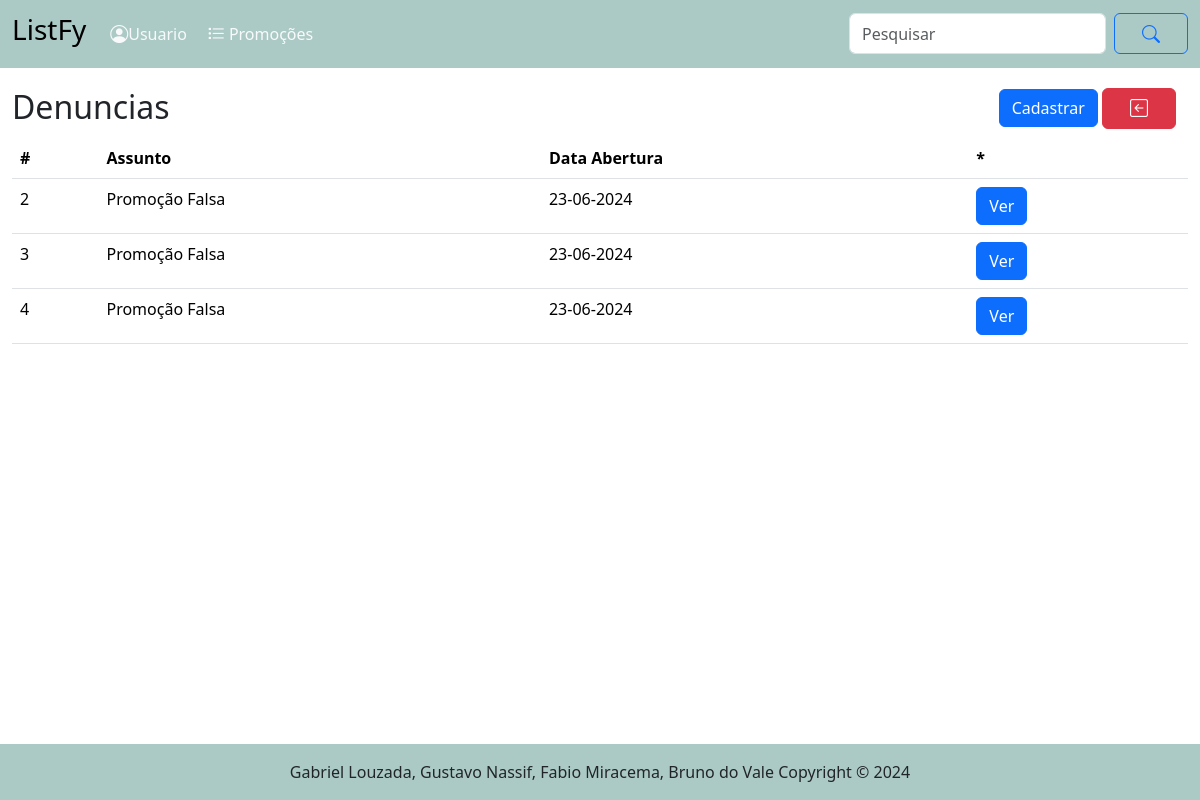
Page /denuncia/ on the committed database.
### tables this page shows
CREATE TABLE "denuncia" (
	"id_denuncia"	INTEGER,
	"id_usuario"	INTEGER,
	"assunto"	    TEXT NOT NULL,
	"descricao"	    TEXT NOT NULL,
    "data"          TEXT NOT NULL,
	CONSTRAINT "pk_denuncia" PRIMARY KEY("id_denuncia" AUTOINCREMENT),
	CONSTRAINT "fk_denuncia_usuario" FOREIGN KEY("id_usuario") REFERENCES "usuario"("id_usuario")
);

### routes/denuncia_routes.py (the view)
@router.get("/", response_class=HTMLResponse)
async def get_denuncias(request: Request):
    denuncias = obter_todas_denuncias()
    return templates.TemplateResponse("/denuncias/listar_denuncias.html",{"request":request, "denuncias":denuncias})

### templates/denuncias/listar_denuncias.html (shortened to what this page needs)
{% extends "base.html" %}
{% block conteudo %}
<main>
    <div class="container-fluid">
        <div class="row d-flex justify-content-between px-2 mt-3 ">
            <div class="col-7 col-xl-10 col-md-8 p-0 p-sm-1 ">
                <h2>Denuncias</h2>
            </div>
            <div class="col-5 col-xl-2 col-md-4 p-0 p-sm-1 justify-content-between">
                <a href="/denuncia/cadastrar/{{usuario.id_usuario}}" class="btn btn-primary"> Cadastrar</a>
                <a href="/" class="btn btn-danger"> <i class="bi bi-arrow-left-square"></i></a>
            </div>
        </div>
        <table class="table">
            <tr>
                <th>#</th>
                <th>Assunto</th>
                <th>Data Abertura</th>
                <th>*</th>
            </tr>
            {% for d in denuncias %}
            <tr>
                <td>{{d.id_denuncia}}</td>
                <td>{{d.assunto}}</td>
                <td>{{d.data}}</td>
                <td>
                    <a href="/denuncia/ver/{{d.id_denuncia}}" class="btn btn-primary">Ver</a>
                </td>
            </tr>
            {% endfor %}
        </table>
    </div>
</main>
{% endblock %}

### static/style/style.css (style rules this page uses)
i { padding: 15px; font-size: 18px; }

### rows in the picture
denuncia: id_denuncia "2", assunto "Promoção Falsa", data "23-06-2024"
denuncia: id_denuncia "3", assunto "Promoção Falsa", data "23-06-2024"
denuncia: id_denuncia "4", assunto "Promoção Falsa", data "23-06-2024"
